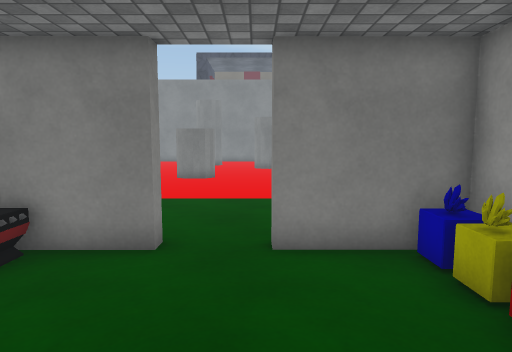
[1] (above)

17 first-person views from a walk through a scene from a Unity 3-D project. The camera is 1.4 m above the floor, tilts 6° down and sees 75° across. Doors are open. The floor is counted in squares, 0.72 m on a side. Each view is taken from the middle of a square. On the plan, view 1 faces up. The plan holds only what a view shows up to about 18 squares ahead; the rest is blank. The place goes on beyond the plan. The player is left out. Some surface patterns are stand-ins.

[2]
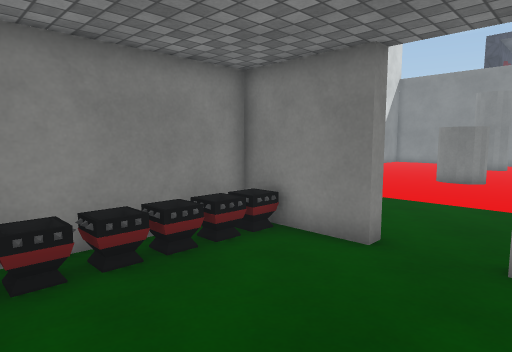

[3]
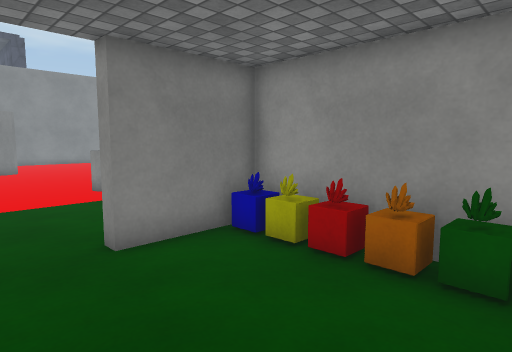

[4]
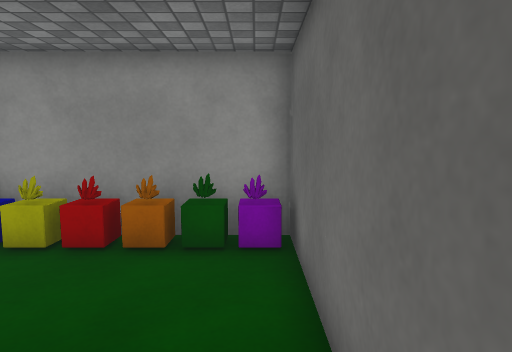

[5]
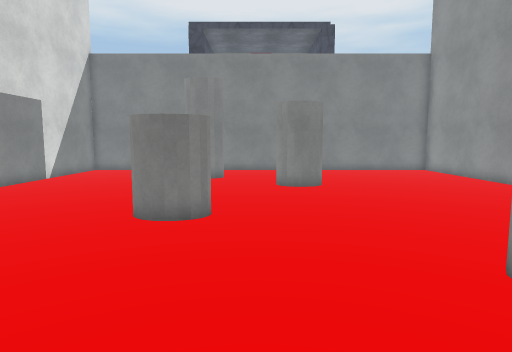

[6]
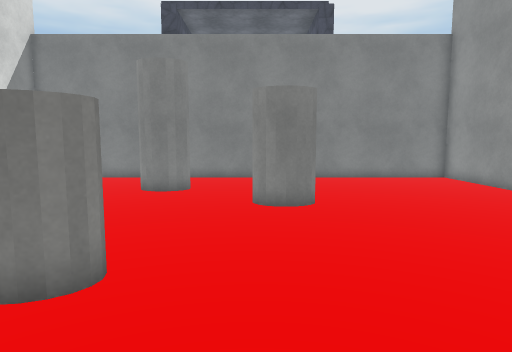

[7]
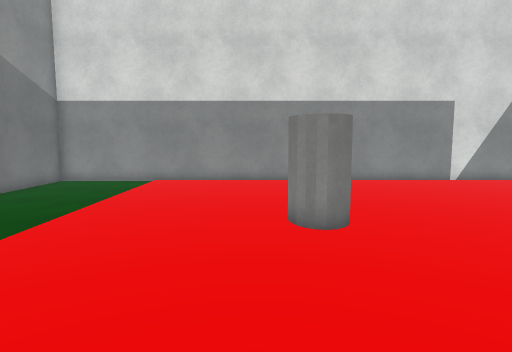

[8]
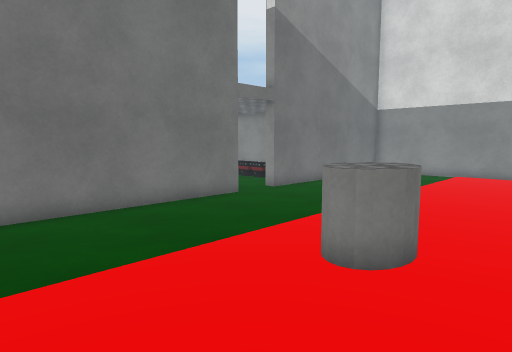

[9]
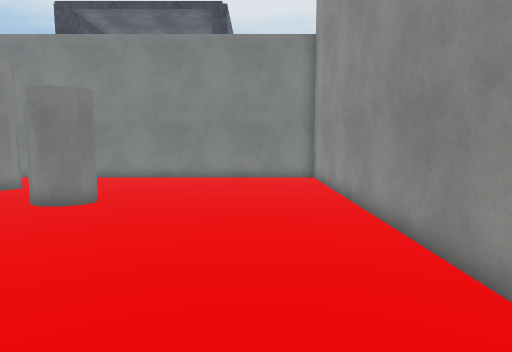

[10]
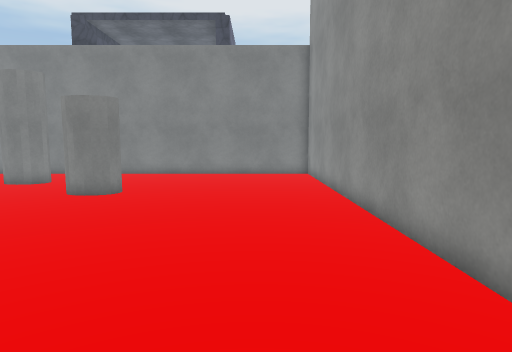

[11]
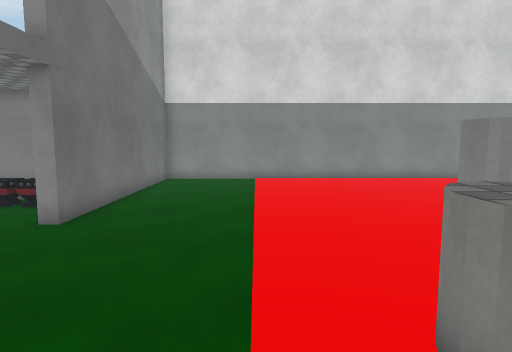

[12]
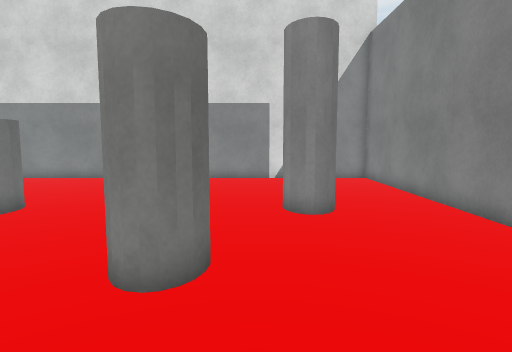

[13]
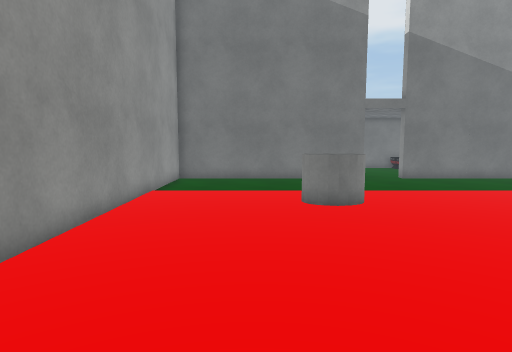

[14]
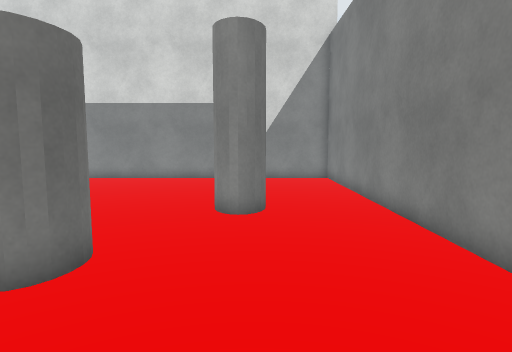

[15]
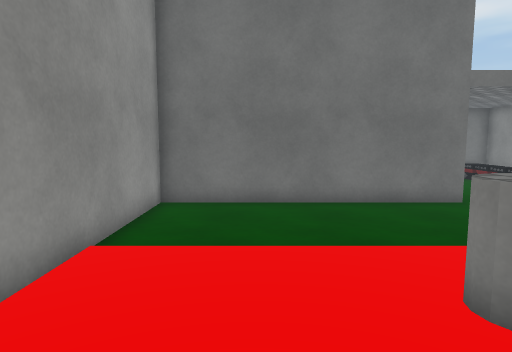

[16]
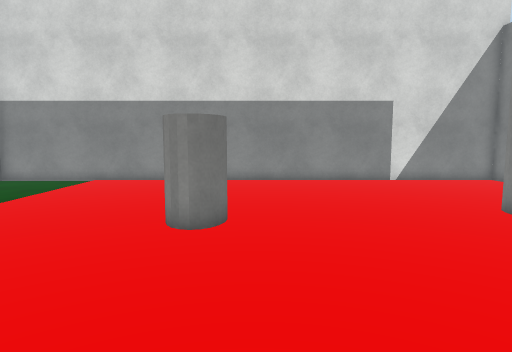

[17]
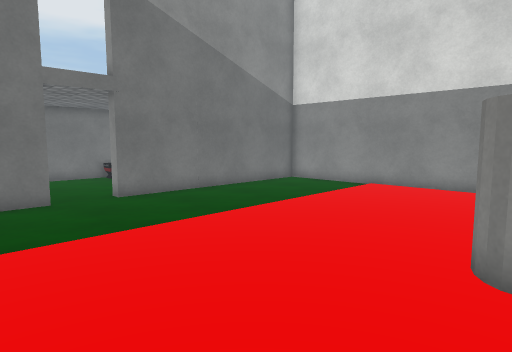

### Floor plan
Points are (right, up) in squares from view 1. A wall is a line through its corners. A room is listed if a view was taken in it or the views show most of it. See-through windows are left out.
Room 1 (views 1, 2, 3, 4)
walls: (-1.8, 5.8) (-5.2, 5.8) (-5.2, -0.7) (3.8, -0.7) (3.8, 5.8) (0.3, 5.8)
ways out: open door at (-0.5, 6) to room 2
objects: other object (-4, 0); other object (-4, 1); other object (-4, 2); other object (-4, 3) to (-4, 4); other object (-4, 5); other object (3, 0) to (3, 5)
Room 2 (views 5, 6, 7, 8, 9, 10, 11, 12, 13, 14, 15, 16, 17)
walls: (-3.3, 25.8) (-3.8, 25.8) (-4.3, 26); (-3.2, 27.2) (-2.8, 26.9); (0.3, 6.3) (10.1, 6.3) (10.1, 30.8) (-11.6, 30.8) (-11.6, 6.3) (-1.8, 6.3)
ways out: open door at (-0.5, 6) to room 1
objects: other object (-4, 17) to (-2, 18); other object (0, 23) to (2, 24); other object (3, 13) to (4, 14)

Positions as (right, up) in squares from view 1, and headings:
1: (0, 0), facing up
2: (1, 0), facing up-left
3: (-2, 0), facing up-right
4: (-3, 0), facing right
5: (-1, 9), facing up
6: (0, 13), facing up
7: (5, 16), facing left
8: (9, 16), facing down-left
9: (7, 13), facing up
10: (7, 11), facing up
11: (6, 11), facing left
12: (6, 25), facing left
13: (6, 24), facing down
14: (6, 27), facing left
15: (7, 17), facing down
16: (5, 19), facing left
17: (3, 18), facing down-left
